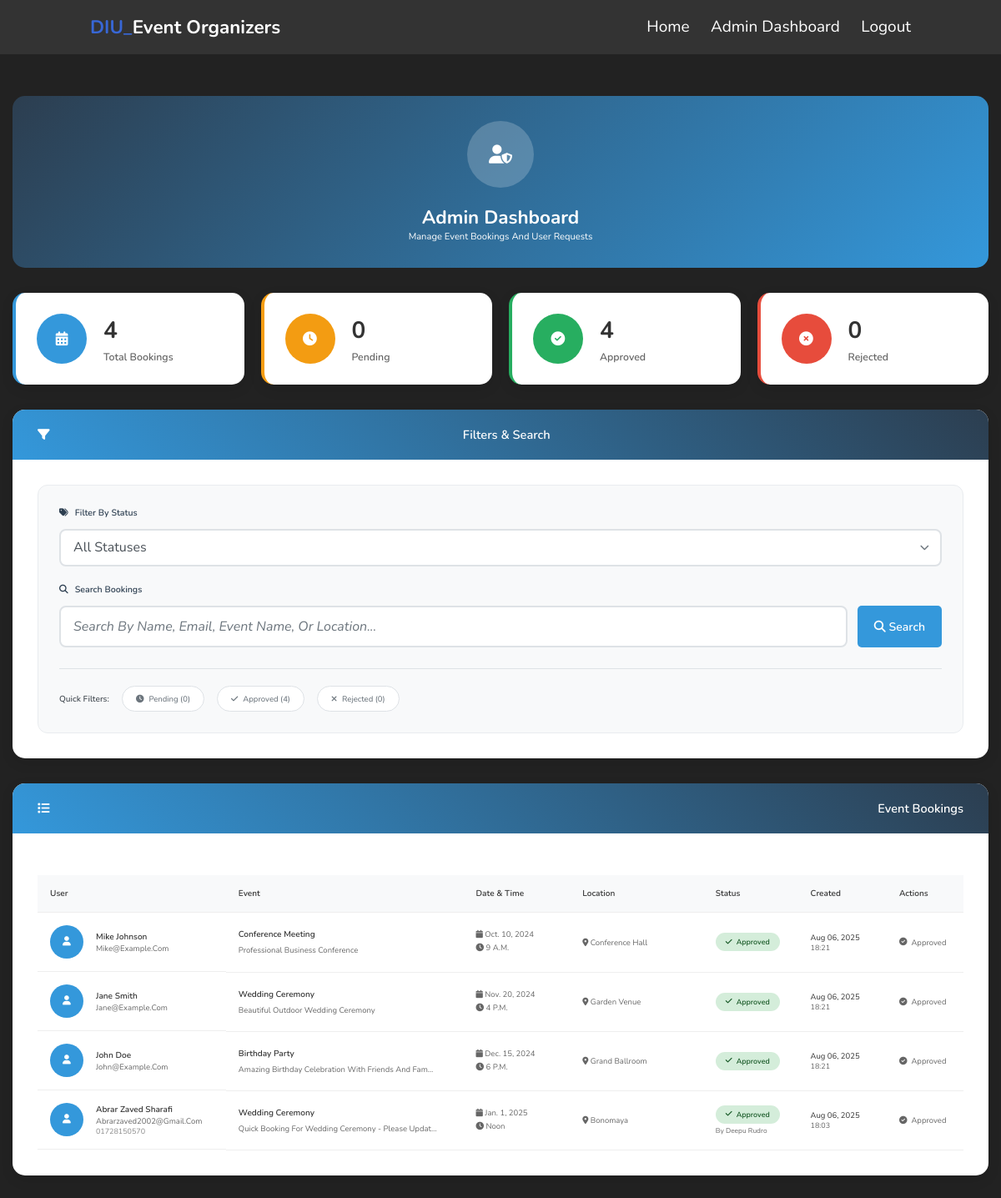
Screenshot of /admin-dashboard (signed in) with the database file from the repository.
### dashboard/models.py (models this page shows, shortened)
class EventBooking(models.Model):
    PENDING = "pending"
    APPROVED = "approved"
    REJECTED = "rejected"
    STATUS_CHOICES = [
        (PENDING, "Pending"),
        (APPROVED, "Approved"),
        (REJECTED, "Rejected"),
    ]
    user = models.ForeignKey(User, on_delete=models.CASCADE)
    event_name = models.CharField(max_length=50, null=False, blank=False)
    event_date = models.DateField(null=False, blank=False)
    event_time = models.TimeField(null=False, blank=False)
    event_location = models.CharField(max_length=50, null=False, blank=False)
    event_description = models.TextField(null=False, blank=False)
    status = models.CharField(max_length=20, choices=STATUS_CHOICES, default=PENDING)
    created_at = models.DateTimeField(auto_now_add=True)
    updated_at = models.DateTimeField(auto_now=True)
    approved_by = models.ForeignKey(
        User,
        on_delete=models.SET_NULL,
        null=True,
        blank=True,
        related_name="approved_bookings",
    )
    class Meta:
        ordering = ["-created_at"]

### authentication/models.py (models this page shows, shortened)
class User(AbstractUser):
    username = None  # Disable the username field
    email = models.EmailField(unique=True)  # Use email as the unique identifier
    phone_number = models.CharField(max_length=15, blank=True, null=True)
    USERNAME_FIELD = "email"  # Set email as the username field
    REQUIRED_FIELDS = []  # No additional required fields for superuser creation
    objects = CustomUserManager()

### authentication/views.py (the view, shortened to what this page needs)
# urls.py: path("admin-dashboard", views.admin_dashboard, name="admin_dashboard"),
@login_required
def admin_dashboard(request):
    if not request.user.is_superuser:
        messages.error(request, "Access denied. You need superuser privileges.")
        return redirect("home")
    status_filter = request.GET.get("status", "all")
    search_query = request.GET.get("search", "")
    bookings = EventBooking.objects.select_related("user", "approved_by").all()
    if status_filter != "all":
        bookings = bookings.filter(status=status_filter)
    total_bookings = EventBooking.objects.count()
    pending_bookings = EventBooking.objects.filter(status=EventBooking.PENDING).count()
    approved_bookings = EventBooking.objects.filter(
        status=EventBooking.APPROVED
    ).count()
    rejected_bookings = EventBooking.objects.filter(
        status=EventBooking.REJECTED
    ).count()
    context = {
        "bookings": bookings,
        "total_bookings": total_bookings,
        "pending_bookings": pending_bookings,
        "approved_bookings": approved_bookings,
        "rejected_bookings": rejected_bookings,
        "status_filter": status_filter,
        "search_query": search_query,
        "status_choices": EventBooking.STATUS_CHOICES,
    }
    return render(request, "authentication/admin_dashboard.html", context)

### templates/authentication/admin_dashboard.html (shortened to what this page needs)
{% load static %}
<!DOCTYPE html>
<html lang="en">
<head>
    <link rel="stylesheet" href="https://cdnjs.cloudflare.com/ajax/libs/font-awesome/6.5.2/css/all.min.css">
    <link rel="stylesheet" href="{% static 'css/1.css' %}">
    <link rel="stylesheet" href="{% static 'css/admin-dashboard.css' %}">
</head>
<body>
    <header class="header">
        <a href="{% url 'home' %}" class="logo"><span>DIU_</span>Event organizers</a>
        <nav class="navbar">
            <a href="{% url 'home' %}">home</a>
            <a href="{% url 'admin_dashboard' %}" class="active">admin dashboard</a>
            <a href="#" onclick="document.getElementById('logout-form').submit();">logout</a>
        </nav>
    </header>
    <div class="admin-container">
        <div class="admin-header">
            <div class="admin-avatar">
                <i class="fas fa-user-shield"></i>
            </div>
            <h1>Admin Dashboard</h1>
            <p>Manage event bookings and user requests</p>
        </div>
        <div class="stats-grid">
            <div class="stat-card total">
                <div class="stat-icon">
                    <i class="fas fa-calendar-alt"></i>
                </div>
                <div class="stat-content">
                    <div class="stat-number">{{ total_bookings }}</div>
                    <div class="stat-label">Total Bookings</div>
                </div>
            </div>
            <div class="stat-card pending">
                <div class="stat-icon">
                    <i class="fas fa-clock"></i>
                </div>
                <div class="stat-content">
                    <div class="stat-number">{{ pending_bookings }}</div>
                    <div class="stat-label">Pending</div>
                </div>
            </div>
            <div class="stat-card approved">
                <div class="stat-icon">
                    <i class="fas fa-check-circle"></i>
                </div>
                <div class="stat-content">
                    <div class="stat-number">{{ approved_bookings }}</div>
                    <div class="stat-label">Approved</div>
                </div>
            </div>
            <div class="stat-card rejected">
                <div class="stat-icon">
                    <i class="fas fa-times-circle"></i>
                </div>
                <div class="stat-content">
                    <div class="stat-number">{{ rejected_bookings }}</div>
                    <div class="stat-label">Rejected</div>
                </div>
            </div>
        </div>
        <div class="section">
            <div class="section-header">
                <i class="fas fa-filter"></i> Filters & Search
            </div>
            <div class="section-content">
                <div class="filter-container">
                    <form method="GET" class="filter-form">
                        <div class="filter-row">
                            <div class="filter-group status-filter">
                                <label for="status">
                                    <i class="fas fa-tags"></i> Filter by Status
                                </label>
                                <div class="select-wrapper">
                                    <select name="status" id="status" onchange="this.form.submit()">
                                        <option value="all" {% if status_filter == 'all' %}selected{% endif %}>
                                            <i class="fas fa-list"></i> All Statuses
                                        </option>
                                    </select>
                                </div>
                            </div>
                            <div class="filter-group search-filter">
                                <label for="search">
                                    <i class="fas fa-search"></i> Search Bookings
                                </label>
                                <div class="search-wrapper">
                                    <input type="text" name="search" id="search" value="{{ search_query }}"
                                           placeholder="Search by name, email, event name, or location..."
                                           class="search-input">
                                    <button type="submit" class="btn btn-search">
                                        <i class="fas fa-search"></i>
                                        <span class="btn-text">Search</span>
                                    </button>
                                </div>
                            </div>
                        </div>
                        <div class="quick-filters">
                            <span class="quick-filter-label">Quick Filters:</span>
                            <a href="?status=pending" class="quick-filter-btn {% if status_filter == 'pending' %}active{% endif %}">
                                <i class="fas fa-clock"></i> Pending ({{ pending_bookings }})
                            </a>
                            <a href="?status=approved" class="quick-filter-btn {% if status_filter == 'approved' %}active{% endif %}">
                                <i class="fas fa-check"></i> Approved ({{ approved_bookings }})
                            </a>
                            <a href="?status=rejected" class="quick-filter-btn {% if status_filter == 'rejected' %}active{% endif %}">
                                <i class="fas fa-times"></i> Rejected ({{ rejected_bookings }})
                            </a>
                        </div>
                    </form>
                </div>
            </div>
        </div>
        <div class="section">
            <div class="section-header">
                <i class="fas fa-list"></i> Event Bookings
            </div>
            <div class="section-content">
                {% if bookings %}
                    <div class="bookings-table-container">
                        <table class="bookings-table">
                            <thead>
                                <tr>
                                    <th>User</th>
                                    <th>Event</th>
                                    <th>Date & Time</th>
                                    <th>Location</th>
                                    <th>Status</th>
                                    <th>Created</th>
                                    <th>Actions</th>
                                </tr>
                            </thead>
                            <tbody>
                                {% for booking in bookings %}
                                    <tr class="booking-row status-{{ booking.status }}">
                                        <td class="user-info">
                                            <div class="user-avatar">
                                                <i class="fas fa-user"></i>
                                            </div>
                                            <div class="user-details">
                                                <div class="user-name">{{ booking.user.first_name }} {{ booking.user.last_name }}</div>
                                                <div class="user-email">{{ booking.user.email }}</div>
                                                {% if booking.user.phone_number %}
                                                    <div class="user-phone">{{ booking.user.phone_number }}</div>
                                                {% endif %}
                                            </div>
                                        </td>
                                        <td class="event-info">
                                            <div class="event-name">{{ booking.event_name|title }}</div>
                                            <div class="event-description">{{ booking.event_description|truncatechars:50 }}</div>
                                        </td>
                                        <td class="datetime-info">
                                            <div class="event-date">
                                                <i class="fas fa-calendar"></i> {{ booking.event_date }}
                                            </div>
                                            <div class="event-time">
                                                <i class="fas fa-clock"></i> {{ booking.event_time }}
                                            </div>
                                        </td>
                                        <td class="location-info">
                                            <i class="fas fa-map-marker-alt"></i> {{ booking.event_location }}
                                        </td>
                                        <td class="status-info">
                                            <span class="status-badge status-{{ booking.status }}">
                                                {% if booking.status == 'pending' %}
                                                    <i class="fas fa-clock"></i>
                                                {% elif booking.status == 'approved' %}
                                                    <i class="fas fa-check"></i>
                                                {% else %}
                                                    <i class="fas fa-times"></i>
                                                {% endif %}
                                                {{ booking.get_status_display }}
                                            </span>
                                            {% if booking.approved_by %}
                                                <div class="approved-by">
                                                    by {{ booking.approved_by.first_name }} {{ booking.approved_by.last_name }}
                                                </div>
                                            {% endif %}
                                        </td>
                                        <td class="created-info">
                                            <div class="created-date">{{ booking.created_at|date:"M d, Y" }}</div>
                                            <div class="created-time">{{ booking.created_at|time:"H:i" }}</div>
                                        </td>
                                        <td class="actions-info">
                                            {% if booking.status == 'pending' %}
                                                <div class="action-buttons">
                                                    <button type="button" class="btn btn-approve" onclick="updateStatus({{ booking.id }}, 'approve')">
                                                        <i class="fas fa-check"></i> Approve
                                                    </button>
                                                    <button type="button" class="btn btn-reject" onclick="updateStatus({{ booking.id }}, 'reject')">
                                                        <i class="fas fa-times"></i> Reject
                                                    </button>
                                                </div>
                                            {% else %}
                                                <div class="action-completed">
                                                    <i class="fas fa-check-circle"></i> {{ booking.get_status_display }}
                                                </div>
                                            {% endif %}
                                        </td>
                                    </tr>
                                {% endfor %}
                            </tbody>
                        </table>
                    </div>
                {% endif %}
            </div>
        </div>
    </div>
</body>
</html>

### static/css/1.css (style rules this page uses)
:root { --main-color:#3867d6; }
* { font-family: 'Nunito',sans-serif; margin:0; padding:0; box-sizing: border-box; outline: none; border:none; text-decoration: none; text-transform: capitalize; transition: .2s linear; }
html { font-size:70%; overflow-x: hidden; scroll-padding-top: 7rem; scroll-behavior: smooth; }
body { background: #222; }
.header { position: fixed; top: 0; left: 0; right: 0; z-index: 10000; background: #333; display: flex; align-items: center; justify-content: space-between; padding: 1.5rem 9%; }
.header .logo { font-weight: bolder; font-size: 2rem; color:#fff }
.header .logo span { color:var(--main-color); }
.header .navbar a { font-size:1.7rem; color:#fff; margin-left: 2rem; }

### rows the page displays
EventBooking: user.first_name "Mike", user.last_name "Johnson", user.email "Mike@example.com", event_name "Conference Meeting", event_description "Professional Business Conference", event_date "Oct. 10, 2024", event_time "9 A.m.", event_location "Conference Hall", status "Approved", created_at "Aug 06, 2025", created_at "18:21"
EventBooking: user.first_name "Jane", user.last_name "Smith", user.email "Jane@example.com", event_name "Wedding Ceremony", event_description "Beautiful Outdoor Wedding Ceremony", event_date "Nov. 20, 2024", event_time "4 P.m.", event_location "Garden Venue", status "Approved", created_at "Aug 06, 2025", created_at "18:21"
EventBooking: user.first_name "John", user.last_name "Doe", user.email "John@example.com", event_name "Birthday Party", event_description "Amazing Birthday Celebration With Friends And Fam…", event_date "Dec. 15, 2024", event_time "6 P.m.", event_location "Grand Ballroom", status "Approved", created_at "Aug 06, 2025", created_at "18:21"
EventBooking: user.first_name "Abrar", user.last_name "Zaved Sharafi", user.email "Abrarzaved2002@gmail.com", user.phone_number "01728150570", event_name "Wedding Ceremony", event_description "Quick Booking For Wedding Ceremony - Please Updat…", event_date "Jan. 1, 2025", event_time "Noon", event_location "Bonomaya", status "Approved", approved_by.first_name "Deepu", approved_by.last_name "Rudro", created_at "Aug 06, 2025", created_at "18:03"

### other values shown
{{ total_bookings }} "4"
{{ pending_bookings }} "0"
{{ approved_bookings }} "4"
{{ rejected_bookings }} "0"
